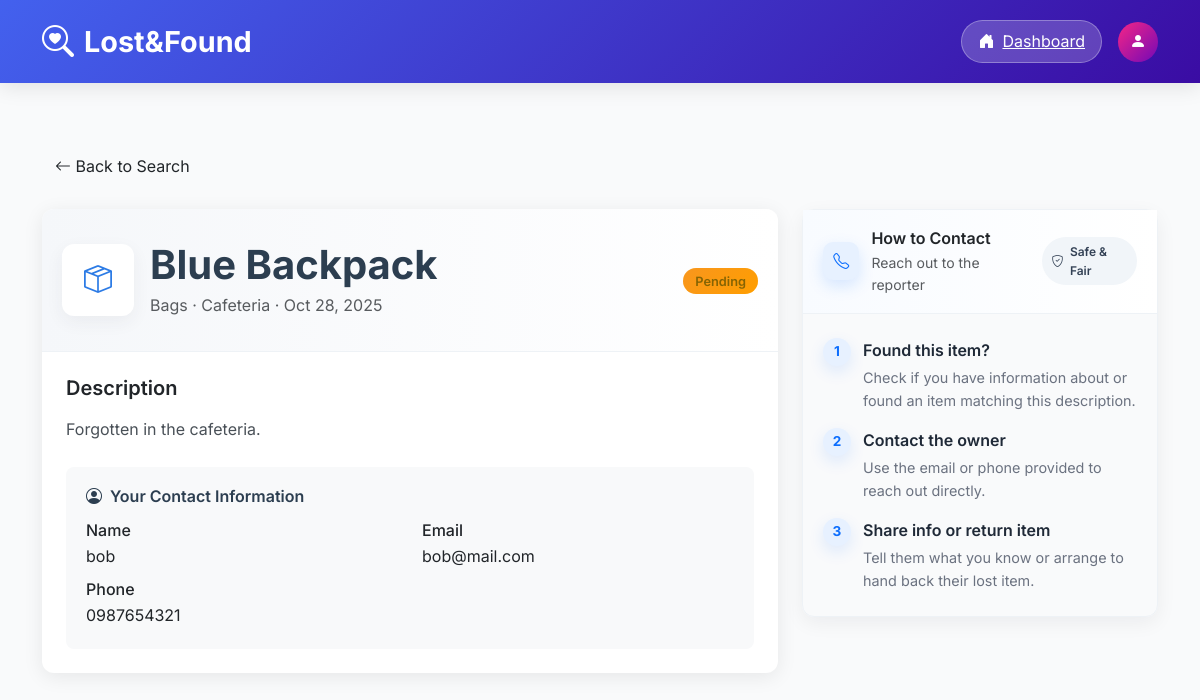
Screenshot of /pages/user/item_detail.php?type=lost&id=2 (signed in) with the database file from the repository.
### tables this page shows
CREATE TABLE LostItem (
    lost_id BIGINT AUTO_INCREMENT PRIMARY KEY,
    user_id BIGINT,
    item_name VARCHAR(100) NOT NULL,
    description TEXT,
    category VARCHAR(50),
    location VARCHAR(100),
    lost_date DATE,
    status ENUM('pending', 'claimed') DEFAULT 'pending',
    created_at DATETIME DEFAULT CURRENT_TIMESTAMP,
    FOREIGN KEY (user_id) REFERENCES User(user_id)
);

CREATE TABLE User (
    user_id BIGINT AUTO_INCREMENT PRIMARY KEY,
    username VARCHAR(50) NOT NULL,
    password VARBINARY(255) NOT NULL,
    email VARCHAR(100) NOT NULL,
    phone VARBINARY(255),
    created_at DATETIME DEFAULT CURRENT_TIMESTAMP
);

### includes/functions.php (called while the page is built, shortened)
<?php
function decrypt_phone($encrypted) {
    $key = getenv('LF_ENCRYPT_KEY') ?: 'default_32_characters_long_key!';
    $iv = substr(hash('sha256', $key), 0, 16);
    $encrypted = base64_decode($encrypted);
    return openssl_decrypt($encrypted, 'AES-256-CBC', $key, 0, $iv);
}

### pages/user/item_detail.php (the view, shortened to what this page needs)
<?php
require_once '../../config/userconfig.php';
require_once '../../includes/functions.php';
$itemType = $_GET['type'];
$itemId = (int)$_GET['id'];
$item = null;
$error = '';
$isOwner = false;
try {
    if ($itemType === 'lost') {
        $stmt = $pdo->prepare("SELECT l.*, u.username AS full_name, u.email, u.phone
                              FROM LostItem l
                              JOIN User u ON l.user_id = u.user_id
                              WHERE l.lost_id = ?");
    } else {
        $stmt = $pdo->prepare("SELECT f.*, u.username AS full_name, u.email, u.phone
                              FROM FoundItem f
                              JOIN User u ON f.user_id = u.user_id
                              WHERE f.found_id = ?");
    }
    $stmt->execute([$itemId]);
    $item = $stmt->fetch(PDO::FETCH_ASSOC);
    if (!$item) {
        $error = 'Item not found or has been removed.';
    } else {
        $isOwner = ($_SESSION['user_id'] == $item['user_id']);
        if (!empty($item['phone'])) {
            $decryptedPhone = decrypt_phone($item['phone']);
            if ($decryptedPhone !== false && $decryptedPhone !== null) {
                $item['phone'] = $decryptedPhone;
            }
        }
        $hasApprovedClaim = false;
    }
} catch (PDOException $e) {
    error_log('Database Error: ' . $e->getMessage());
    $error = 'An error occurred while processing your request. Please try again.';
}
?>
<!DOCTYPE html>
<html lang="en">
<head>
    <link href="https://cdn.jsdelivr.net/npm/bootstrap@5.3.3/dist/css/bootstrap.min.css" rel="stylesheet">
    <link href="https://cdn.jsdelivr.net/npm/bootstrap-icons@1.11.3/font/bootstrap-icons.min.css" rel="stylesheet">
    <link rel="stylesheet" href="../../assets/style.css">
</head>
<body>
    <?php include 'includes/header.php'; ?>
    <main class="container my-5 pt-3">
        <a href="search.php" class="btn btn-link text-dark mb-4 text-decoration-none">
            <i class="bi bi-arrow-left"></i> Back to Search
        </a>
        <?php if ($error): ?>
            <div class="alert alert-danger">
                <?php echo htmlspecialchars($error); ?>
            </div>
        <?php elseif (!$item): ?>
            <div class="alert alert-warning">
                Item not found or has been removed.
            </div>
        <?php else: ?>
            <div class="row">
                <div class="col-lg-8">
                    <div class="item-detail-card mb-4">
                        <div class="item-hero">
                            <div class="hero-icon">
                                <i class="bi bi-box-seam"></i>
                            </div>
                            <div>
                                <h1 class="item-title mb-1"><?php echo htmlspecialchars($item['item_name']); ?></h1>
                                <div class="text-muted">
                                    <?php echo htmlspecialchars($item['category']); ?> &middot; <?php echo htmlspecialchars($item['location']); ?> &middot; <?php
                                        $dateField = ($itemType === 'lost') ? 'lost_date' : 'found_date';
                                        echo date('M j, Y', strtotime($item[$dateField]));
                                    ?>
                                </div>
                            </div>
                            <div class="ms-auto">
                                <span class="status-badge status-<?php echo $item['status']; ?>">
                                    <?php echo ucfirst($item['status']); ?>
                                </span>
                            </div>
                        </div>
                        <div class="item-body">
                            <h5 class="fw-semibold mb-3">Description</h5>
                            <p class="item-description">
                                <?php echo nl2br(htmlspecialchars($item['description'])); ?>
                            </p>
                            <div class="owner-info">
                                <h6 class="owner-title">
                                    <i class="bi bi-person-circle me-1"></i>
                                    <?php echo $isOwner ? 'Your Contact Information' : 'Owner Information'; ?>
                                </h6>
                                <div class="row">
                                    <div class="col-md-6 mb-2">
                                        <div class="fw-medium">Name</div>
                                        <div><?php echo htmlspecialchars($item['full_name']); ?></div>
                                    </div>
                                    <?php if ($isOwner || $itemType === 'lost' || $hasApprovedClaim || !empty($item['show_contact'])): ?>
                                        <div class="col-md-6 mb-2">
                                            <div class="fw-medium">Email</div>
                                            <div><?php echo htmlspecialchars($item['email']); ?></div>
                                        </div>
                                        <?php if (!empty($item['phone'])): ?>
                                            <div class="col-md-6">
                                                <div class="fw-medium">Phone</div>
                                                <div><?php echo htmlspecialchars($item['phone']); ?></div>
                                            </div>
                                        <?php endif; ?>
                                    <?php endif; ?>
                                </div>
                            </div>
                        </div>
                    </div>
                </div>
                <div class="col-lg-4">
                    <div class="guide-card mb-4">
                        <div class="guide-header">
                            <div class="icon"><i class="bi bi-<?php echo $itemType === 'lost' ? 'telephone' : 'flag'; ?>"></i></div>
                            <div>
                                <div class="fw-semibold"><?php echo $itemType === 'lost' ? 'How to Contact' : 'How to Claim'; ?></div>
                                <div class="text-muted small"><?php echo $itemType === 'lost' ? 'Reach out to the reporter' : 'Follow these simple steps'; ?></div>
                            </div>
                            <div class="ms-auto">
                                <span class="note-badge"><i class="bi bi-shield-check"></i> Safe & Fair</span>
                            </div>
                        </div>
                        <div class="stepper">
                            <?php if ($itemType === 'lost'): ?>
                                <div class="step">
                                    <div class="step-index">1</div>
                                    <div class="step-body">
                                        <p class="step-title">Found this item?</p>
                                        <p class="step-desc">Check if you have information about or found an item matching this description.</p>
                                    </div>
                                </div>
                                <div class="step">
                                    <div class="step-index">2</div>
                                    <div class="step-body">
                                        <p class="step-title">Contact the owner</p>
                                        <p class="step-desc">Use the email or phone provided to reach out directly.</p>
                                    </div>
                                </div>
                                <div class="step">
                                    <div class="step-index">3</div>
                                    <div class="step-body">
                                        <p class="step-title">Share info or return item</p>
                                        <p class="step-desc">Tell them what you know or arrange to hand back their lost item.</p>
                                    </div>
                                </div>
                            <?php endif; ?>
                        </div>
                    </div>
                </div>
            </div>
        <?php endif; ?>
    </main>
</body>
</html>

### assets/style.css (style rules this page uses)
:root { --primary: #4361ee; --primary-light: #4895ef; --primary-dark: #3a0ca3; --secondary: #7209b7; --accent: #f72585; --success: #4cc9f0; --warning: #f8961e; --danger: #e63946; --light: #f8f9fa; --dark: #212529; --gray: #6c757d; --gray-light: #e9ecef; --border-radius: 12px; --shadow: 0 10px 30px rgba(0, 0, 0, 0.08); --transition: all 0.3s ease; }
body { font-family: 'Inter', sans-serif; background-color: #f9fafb; color: var(--dark); line-height: 1.6; padding-top: 0; }
.status-pending { background: linear-gradient(135deg, var(--warning), #ff9e00); color: white; }

### pages/user/item_detail.php (style rules this page uses)
.item-detail-card { background: #fff; border-radius: 12px; box-shadow: 0 4px 20px rgba(0, 0, 0, 0.08); overflow: hidden; }
.item-hero { background: linear-gradient(90deg, rgba(245,247,250,1) 0%, rgba(255,255,255,1) 100%); padding: 2rem 1.25rem; display: flex; gap: 1rem; align-items: center; border-bottom: 1px solid #eef2f6; }
.hero-icon { width: 72px; height: 72px; display: flex; align-items: center; justify-content: center; background: #fff; border-radius: 12px; box-shadow: 0 6px 18px rgba(45, 55, 72, 0.06); font-size: 1.75rem; color: #2c7be5; }
.item-body { padding: 1.5rem; }
.item-title { font-weight: 700; color: #2c3e50; margin-bottom: 0.5rem; }
.item-description { color: #495057; line-height: 1.7; margin-bottom: 1.5rem; }
.owner-info { background-color: #f8f9fa; border-radius: 8px; padding: 1.25rem; margin-top: 1.5rem; }
.owner-title { font-weight: 600; margin-bottom: 0.75rem; color: #2c3e50; }
.status-badge { font-size: 0.8rem; font-weight: 600; padding: 0.35rem 0.75rem; border-radius: 50px; text-transform: capitalize; }
.status-pending { background-color: #fff3cd; color: #856404; }
.guide-card { border: 1px solid #eef2f6; border-radius: 12px; box-shadow: 0 6px 20px rgba(16,24,40,0.06); }
.guide-header { display:flex; align-items:center; gap:.75rem; padding:1rem 1.25rem; border-bottom:1px solid #eef2f6; background: linear-gradient(90deg,#f8fbff 0%,#ffffff 100%); }
.guide-header .icon { width:38px; height:38px; border-radius:10px; background:#e7f1ff; display:flex; align-items:center; justify-content:center; color:#0d6efd; box-shadow: 0 6px 16px rgba(13,110,253,0.15); }
.stepper { padding: 1rem 1.25rem; }
.step { display:flex; gap:.75rem; align-items:flex-start; padding:.5rem 0; }
.step-index { flex:0 0 28px; height:28px; border-radius:50%; display:flex; align-items:center; justify-content:center; font-weight:700; font-size:.85rem; color:#0d6efd; background:#e7f1ff; box-shadow: 0 6px 16px rgba(13,110,253,0.12); }
.step-body { flex:1; }
.step-title { font-weight:600; color:#1f2937; margin:0; }
.step-desc { color:#6b7280; font-size:.9rem; margin: .15rem 0 0; }
.note-badge { display:inline-flex; align-items:center; gap:.4rem; padding:.3rem .6rem; border-radius:999px; background:#f1f5f9; color:#334155; font-size:.75rem; font-weight:600; }

### rows the page displays
lostitem: item_name "Blue Backpack", category "Bags", location "Cafeteria", lost_date "Oct 28, 2025", status "Pending", description "Forgotten in the cafeteria.", user.username "bob", user.email "bob@mail.com"

### other values shown
$item['phone'] "0987654321"
